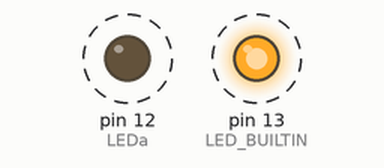
Simulated run of this sketch. Board: Arduino Uno, built with avr-gcc and run on an emulated ATmega328P. On the bench: output pins drawn as LEDs (lit = HIGH). Dashed ring = blinking.

Above: at 0.3 s.
Timing chart, 0 to 3.0 s (numbered marks = the images above):
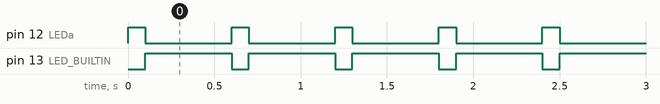

The sketch:

BlinkLedNano.ino
```cpp
#define LEDa 12

void setup() {
  // put your setup code here, to run once:
  pinMode(LEDa, OUTPUT);
  pinMode(LED_BUILTIN, OUTPUT);

}

void loop() {
  // put your main code here, to run repeatedly:
  digitalWrite(LEDa, HIGH);   // turn the LED on (HIGH is the voltage level)
  digitalWrite(LED_BUILTIN, LOW);   // turn the LED on (HIGH is the voltage level)
  delay(100);                       // wait for a second
  digitalWrite(LEDa, LOW);    // turn the LED off by making the voltage LOW
  digitalWrite(LED_BUILTIN, HIGH);   // turn the LED on (HIGH is the voltage level)
  delay(500);                       // wait for a second
}
```

Measured:
- by itself, pin 12 (LEDa): alternates HIGH for 0.10 s and LOW for 0.50 s
- by itself, pin 13 (LED_BUILTIN): alternates HIGH for 0.50 s and LOW for 0.10 s
